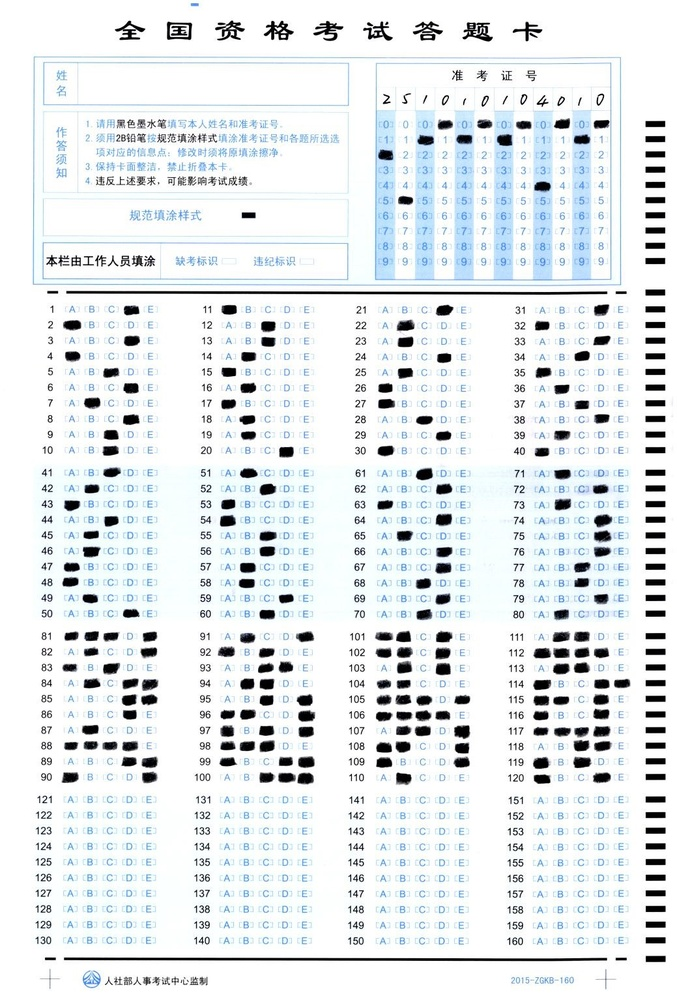
#> input picture homework/shuzituxiangchbuli/251010104010.jpg, 677 x 1000 px, shrunk from 1039 x 1534 before the run, found by its file name
$ jupyter execute qimozuoye.ipynb
#> lines starting #> are read from the running program, lines starting #| are printed output that depends on the picture; after the words box and inside, x2 and y2 are one past the last pixel; in counts of white or black regions, pixels touching at a corner belong together
[cell 1]
import cv2
import numpy as np
import matplotlib.pyplot as plt

# 显示图像的函数
def display_image(title, img, cmap='gray'):
    plt.figure(figsize=(6, 6))
    plt.imshow(img, cmap=cmap)
    plt.title(title)
    plt.axis('off')
    plt.show()

# 1. 加载图像
image = cv2.imread('/home/curry/code/curry_code_summay/homework/shuzituxiangchbuli/251010104010.jpg', cv2.IMREAD_GRAYSCALE)
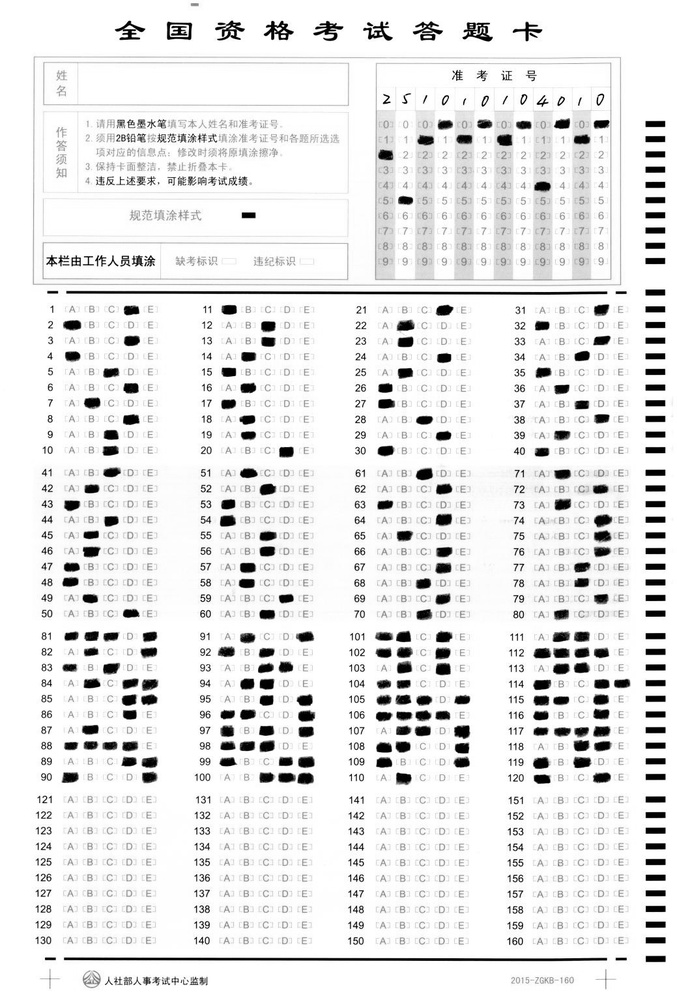
#> image: shape (1000, 677); min 0, max 255, mean 232.7
display_image("Original Image", image)

# 2. 图像预处理
# 高斯滤波去噪
blurred = cv2.GaussianBlur(image, (5, 5), 0)
display_image("Blurred Image", blurred)

# 3. 阈值分割
# 使用Otsu法自动选择阈值
_, binary = cv2.threshold(blurred, 0, 255, cv2.THRESH_BINARY_INV + cv2.THRESH_OTSU)
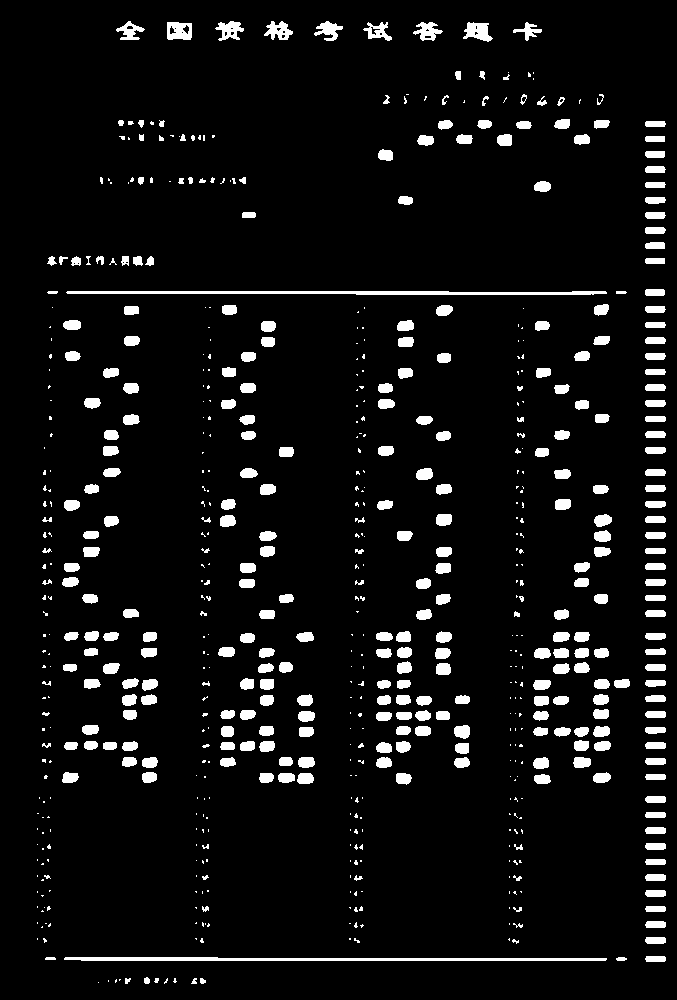
#> binary: shape (1000, 677); 6.4% white; 660 white regions (336 under 20 px), largest, box (x1, y1, x2, y2) and area: (64, 957, 607, 961) 1764, (66, 291, 607, 295) 1734, (463, 22, 493, 42) 371
display_image("Binary Image", binary)

# 4. 形态学处理
# 腐蚀操作去除小噪声
kernel = cv2.getStructuringElement(cv2.MORPH_RECT, (3, 3))
eroded = cv2.erode(binary, kernel, iterations=1)
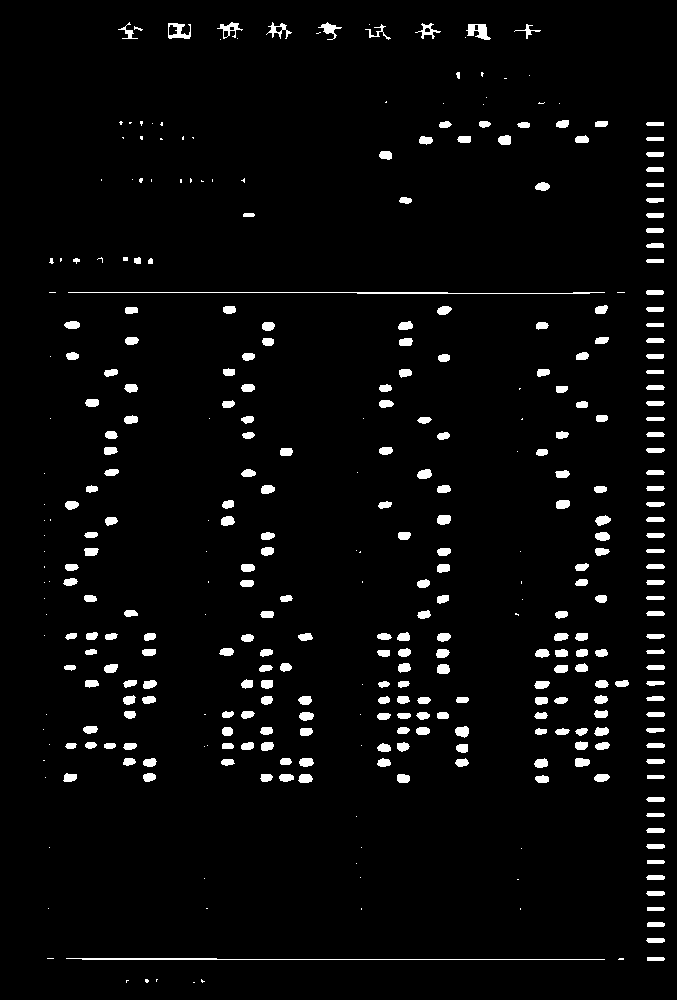
#> eroded: shape (1000, 677); 3.6% white; 362 white regions (99 under 20 px), largest, box (x1, y1, x2, y2) and area: (66, 958, 605, 960) 674, (68, 292, 605, 294) 645, (466, 24, 491, 40) 232
display_image("Eroded Image", eroded)

# 膨胀操作还原目标形状
dilated = cv2.dilate(eroded, kernel, iterations=1)
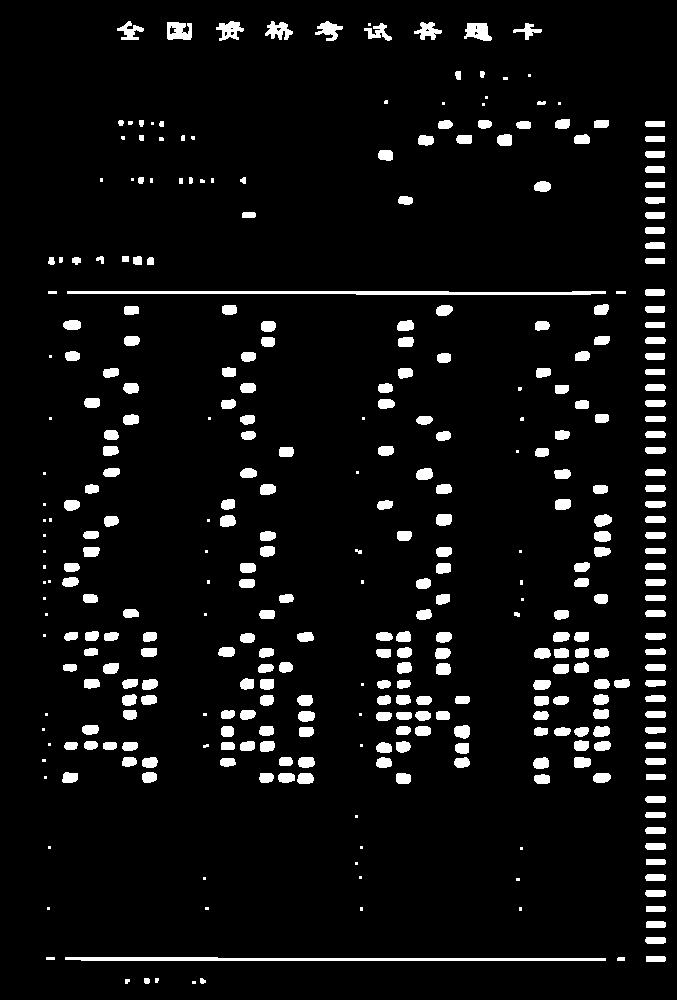
#> dilated: shape (1000, 677); 6% white; 355 white regions (70 under 20 px), largest, box (x1, y1, x2, y2) and area: (65, 957, 606, 961) 1760, (67, 291, 606, 295) 1729, (167, 22, 192, 40) 360
display_image("Dilated Image", dilated)

# 开运算提取矩形块
opened = cv2.morphologyEx(dilated, cv2.MORPH_OPEN, kernel)
display_image("Opened Image (Rectangles)", opened)

# 闭运算连接断裂线条
closed = cv2.morphologyEx(dilated, cv2.MORPH_CLOSE, kernel)
#> closed: shape (1000, 677); 6.1% white; 352 white regions (67 under 20 px), largest, box (x1, y1, x2, y2) and area: (65, 957, 606, 961) 1760, (67, 291, 606, 295) 1729, (167, 22, 192, 40) 377
display_image("Closed Image (Lines)", closed)

# 5. 灰度重建（可选）
# 使用掩膜重建提取黑色目标区域
marker = cv2.erode(binary, kernel, iterations=2)
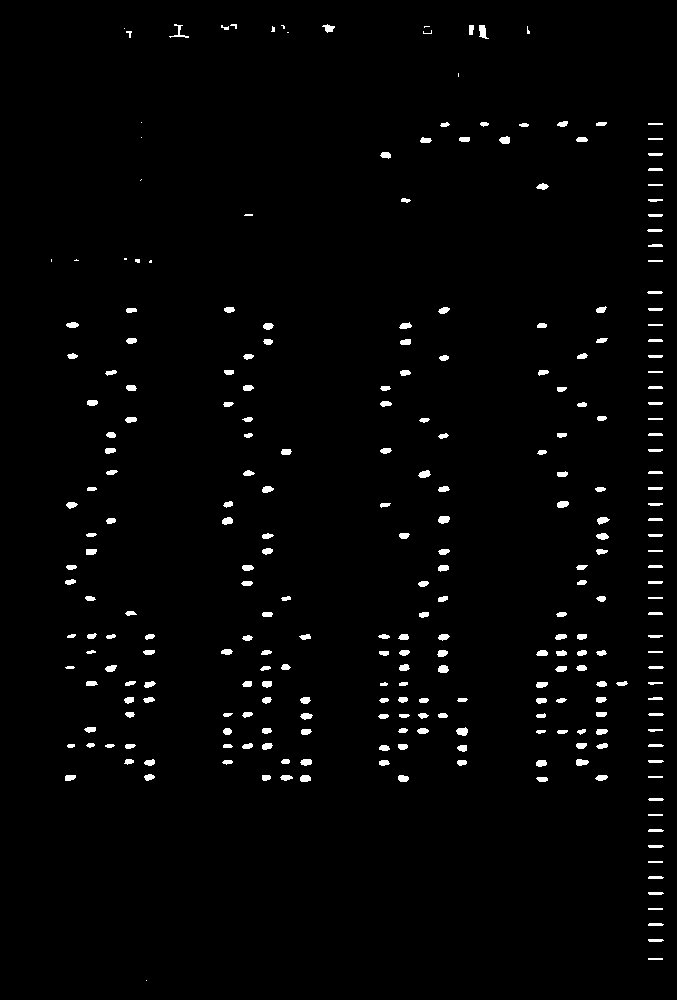
#> marker: shape (1000, 677); 1.8% white; 270 white regions (19 under 20 px), largest, box (x1, y1, x2, y2) and area: (479, 25, 489, 39) 85, (456, 727, 468, 736) 79, (438, 516, 450, 524) 77
from skimage.morphology import reconstruction
reconstructed = reconstruction(marker, binary)
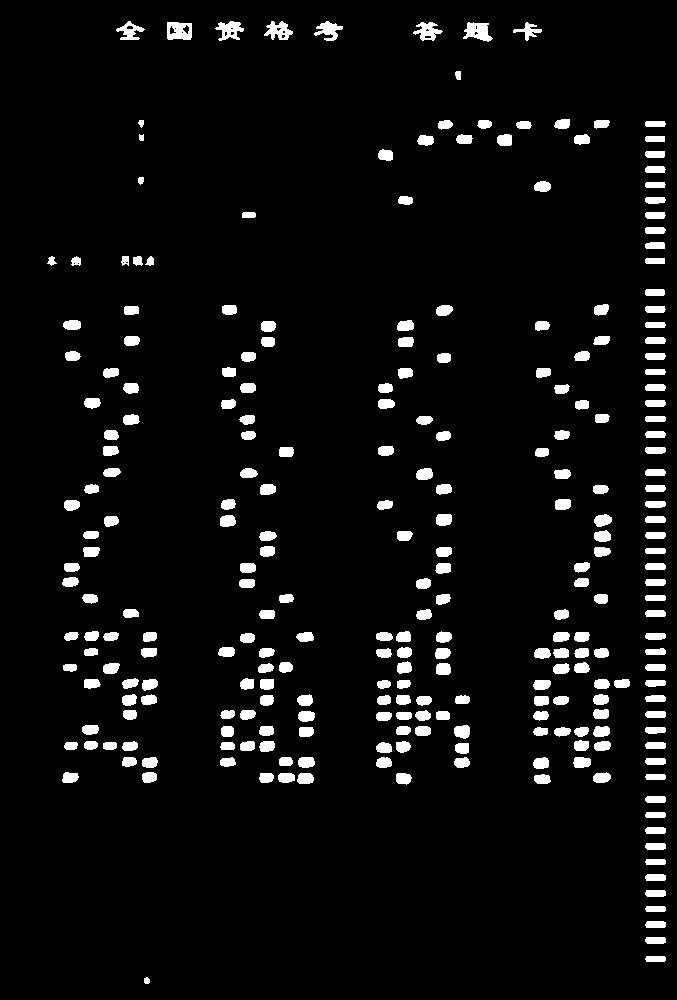
#> reconstructed: shape (1000, 677) float64; 5.3% white; 264 white regions, largest, box (x1, y1, x2, y2) and area: (463, 22, 493, 42) 371, (167, 22, 192, 40) 367, (215, 21, 244, 41) 326
display_image("Reconstructed Image", reconstructed)

# 6. 合并提取结果
final_result = cv2.bitwise_or(opened, closed)
display_image("Final Extracted Result", final_result)

#将背景设置为白色，其他变成黑色
final_result = cv2.bitwise_not(final_result)
display_image("Final Extracted Result", final_result)

# 7. 保存结果
cv2.imwrite('output_image.jpg', final_result)
print("Result saved as 'output_image.jpg'")
